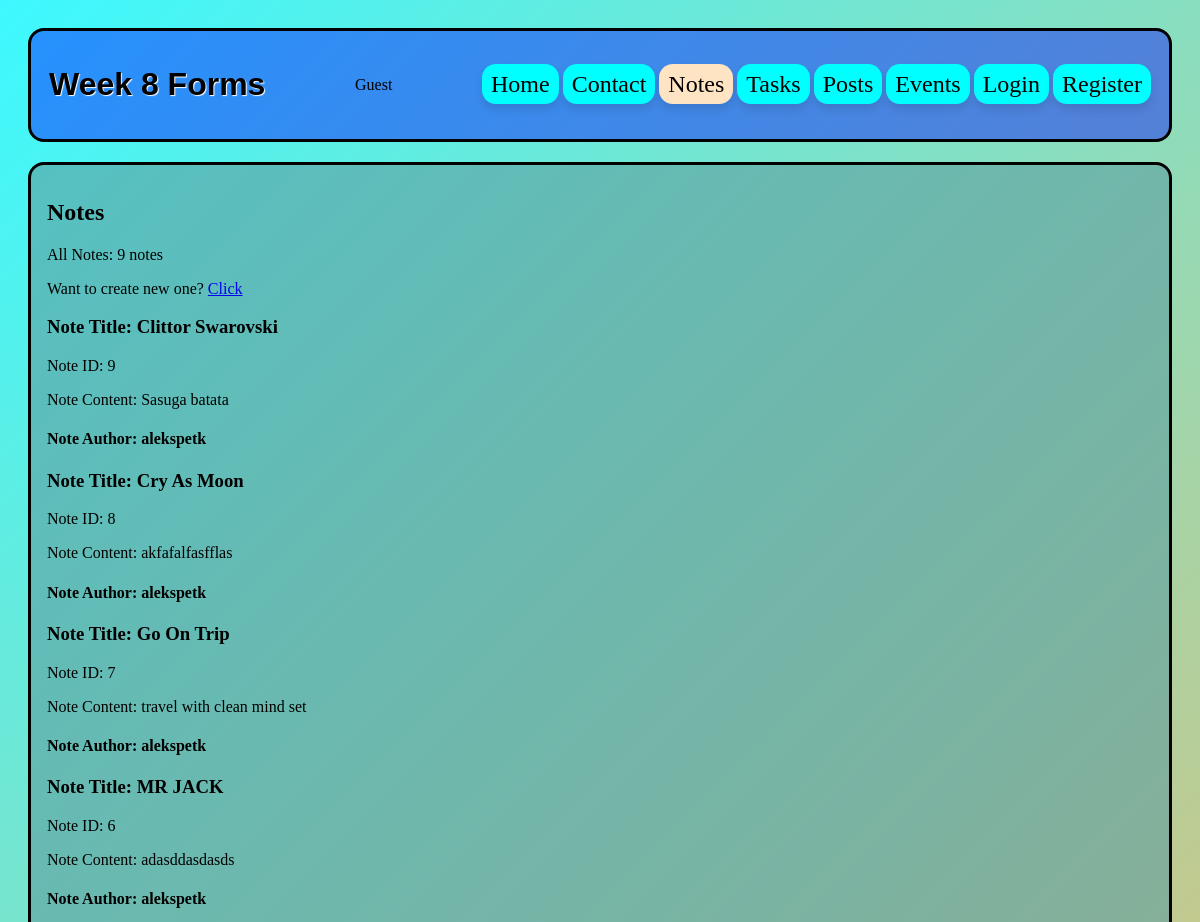
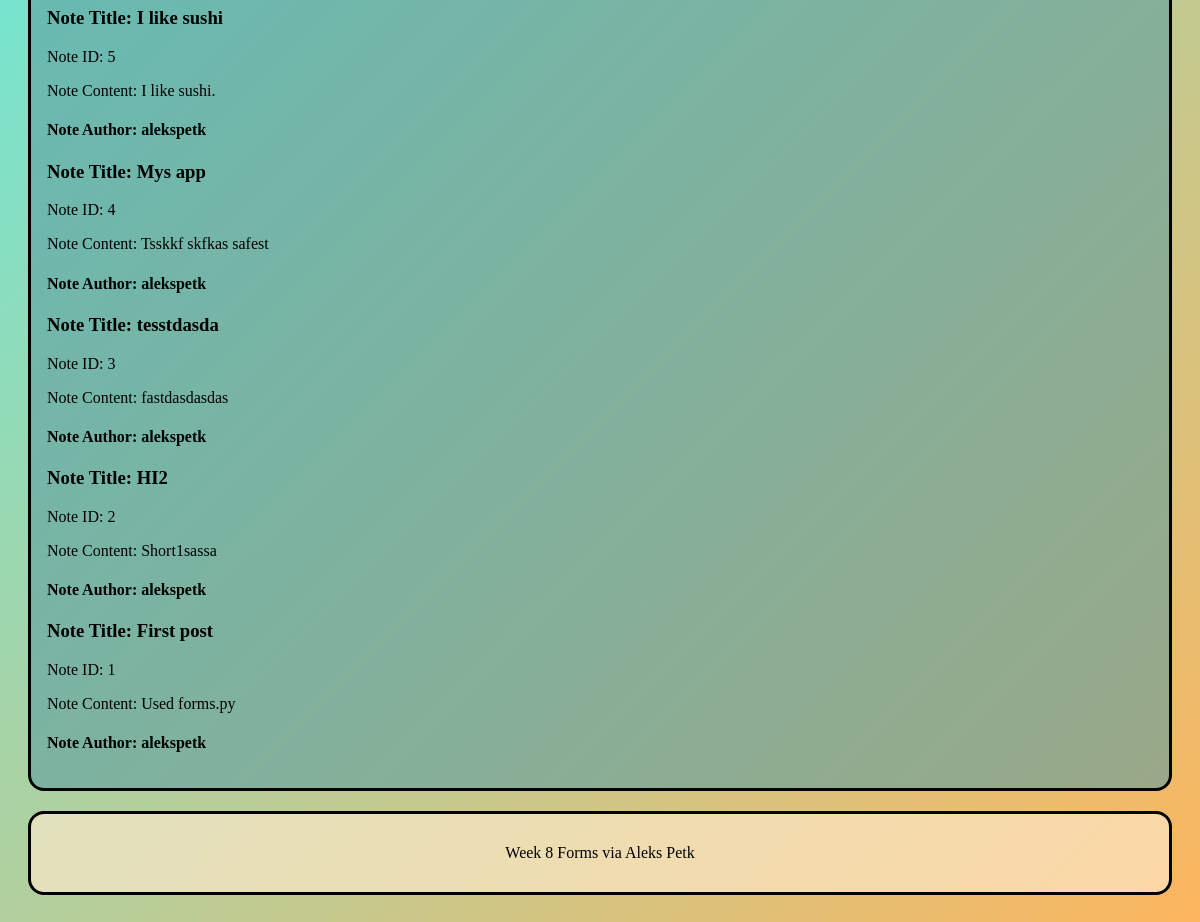
The app's page /notes/ with its own data (2 pictures, top to bottom).
### pages/models.py (models this page shows, shortened)
class Note(models.Model):
    title = models.CharField(max_length=50)
    content = models.TextField()
    author = models.ForeignKey(User, on_delete=models.CASCADE, related_name="notes")
    created_at = models.DateTimeField(auto_now_add=True)
    class Meta:
        ordering = ["-created_at"]

### pages/views.py (the view)
# urls.py: path("notes/", views.notes, name="notes"),
def notes(request):
    notes = Note.objects.select_related("author").all()
    return render(request, "notes.html", {
        "notes": notes
    })

### pages/templates/notes.html (shortened to what this page needs)
{% extends "base.html" %}
{% block content %}
    <section class="page_h">
        <h2>Notes</h2>
        <p>All Notes: {{notes.count}} notes</p>
        <p>Want to create new one? <a href="{% url 'note_create' %}">Click</a></p>
    </section>
    <section class="page_c">
        {% for note in notes %}
            <article>
                <h3>Note Title: {{note.title}}</h3>
                <span>Note ID: {{note.id}}</span>
                <p>Note Content: {{note.content}}</p>
                <h4>Note Author: {{note.author.username}}</h4>
            </article>
        {% empty %}
            <p>There isn't any notes yet.</p>
        {% endfor %}
    </section>
{% endblock %}

### pages/static/css/style.css (style rules this page uses)
body { background: linear-gradient(135deg, rgba(0, 247, 255, 0.762), rgba(251, 147, 20, 0.685)); padding: 20px; }

### records on screen
Note: title "Clittor Swarovski", id "9", content "Sasuga batata", author.username "alekspetk"
Note: title "Cry As Moon", id "8", content "akfafalfasfflas", author.username "alekspetk"
Note: title "Go On Trip", id "7", content "travel with clean mind set", author.username "alekspetk"
Note: title "MR JACK", id "6", content "adasddasdasds", author.username "alekspetk"
Note: title "I like sushi", id "5", content "I like sushi.", author.username "alekspetk"
Note: title "Mys app", id "4", content "Tsskkf skfkas safest", author.username "alekspetk"
Note: title "tesstdasda", id "3", content "fastdasdasdas", author.username "alekspetk"
Note: title "HI2", id "2", content "Short1sassa", author.username "alekspetk"
Note: title "First post", id "1", content "Used forms.py", author.username "alekspetk"

### other values on screen
{{ notes.count }} "9"
